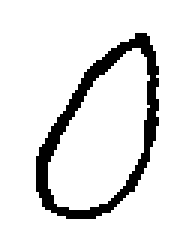
#> input picture USPSdata/Numerals/0/0023b.png, 62 x 84 px (shown 3 times larger); its folder holds 2 pictures in this run
$ jupyter execute --allow-errors proj3_svmANDrandforests.ipynb   (shell and % lines are left out)
#> lines starting #> are read from the running program, lines starting #| are printed output that depends on the picture; after the words box and inside, x2 and y2 are one past the last pixel; in counts of white or black regions, pixels touching at a corner belong together; pictures that were not available may be replaced by others from this repository, and a replacement may not be noted
## MNIST Data Preprocessing

[cell 1]
import pickle
import gzip
import numpy as np
import matplotlib.pyplot as plt

path = 'mnist.pkl.gz'
#> (the rest of this cell did not finish here and is left out)

## USPS Data Preprocessing

[cell 2]
from PIL import Image
import os
import numpy as np

#USPS data preprocessing
USPSMat  = []
USPSTar  = []
curPath  = 'USPSdata/Numerals'
savedImg = []


for j in range(0,10):
    curFolderPath = curPath + '/' + str(j)
    imgs =  os.listdir(curFolderPath)
    for img in imgs:
        curImg = curFolderPath + '/' + img
        if curImg[-3:] == 'png':
            img = Image.open(curImg,'r')
#> img is the input picture: PIL image 62x84 P; 89.4% white; 1 black region, box (x1, y1, x2, y2) and area: (12, 11, 53, 73) 554
            img = img.resize((28, 28))
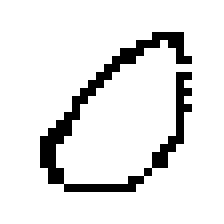
#> img: PIL image 28x28 P (shown 8 times larger); 89.8% white; black in thin lines or dots, all inside (x1, y1, x2, y2) = (5, 4, 24, 24)
            savedImg = img
            imgdata = (255-np.array(img.getdata()))/255
#> imgdata = 784 values, max 1 at index 131, min 0 at index 0, mean 0.217
#> pass 3 of the loop `for j in range(0,10):`:
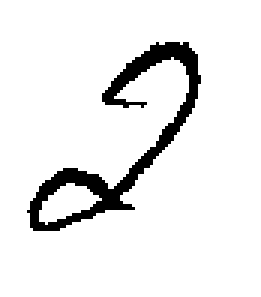
#> input picture USPSdata/Numerals/2/0023b.png, 87 x 99 px (shown 3 times larger)
#> img is the input picture: PIL image 87x99 P; 92% white; 1 black region, box (x1, y1, x2, y2) and area: (9, 14, 67, 77) 687
#> `img = img.resize((28, 28))`:
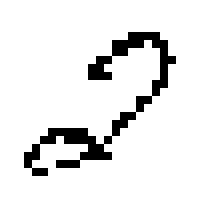
#> img: PIL image 28x28 P (shown 8 times larger); 92.1% white; black in thin lines or dots, all inside (x1, y1, x2, y2) = (3, 4, 22, 22)
#> imgdata = 784 values, max 1 at index 128, min 0 at index 0, mean 0.144
#> the loop made 10 passes; the first 3 are shown
            USPSMat.append(imgdata)
            USPSTar.append(j)
usps_data = np.array(USPSMat)
usps_lables = np.array(USPSTar)
